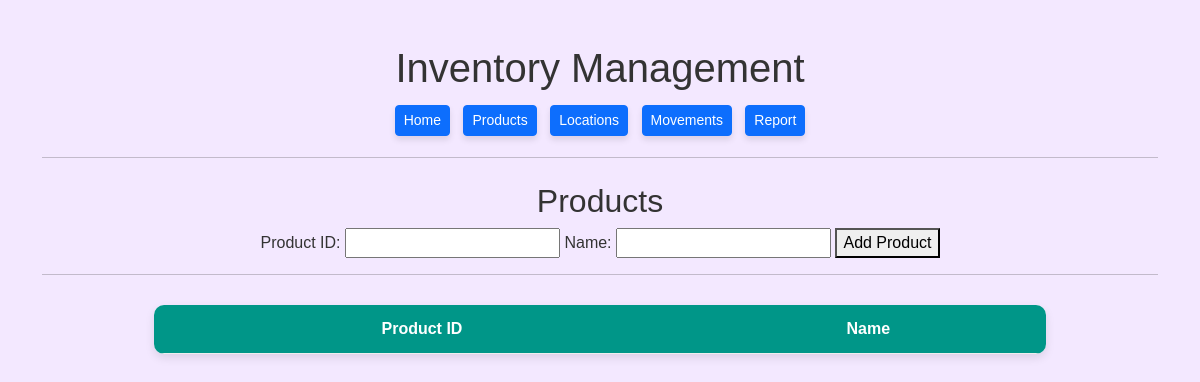
/products, run on an earlier commit of the app's database.
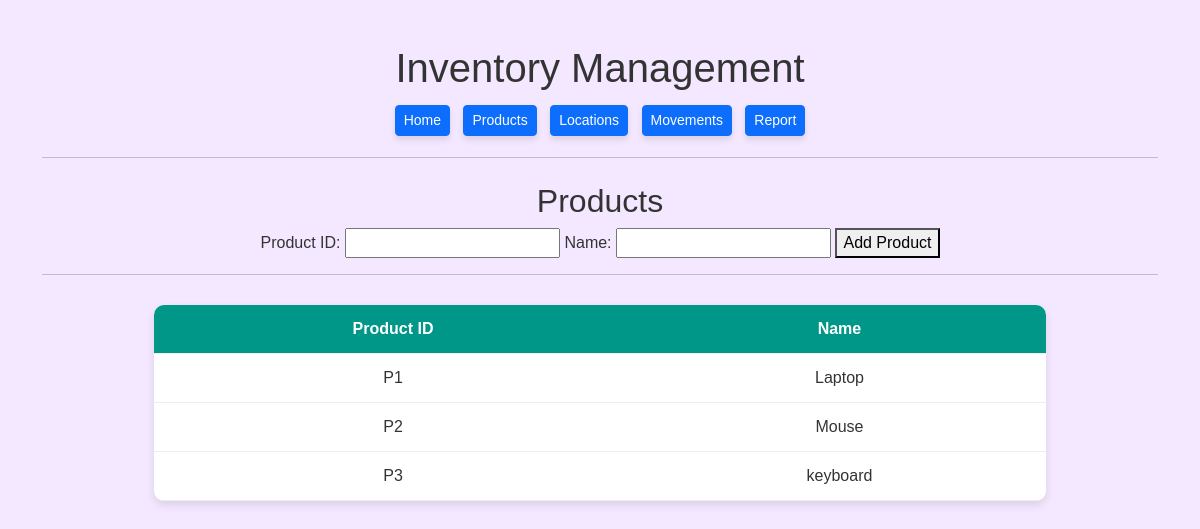
And on a later commit of the database.
### models.py (models this page shows)
class Product(db.Model):
    __tablename__ = "product"
    product_id = db.Column(db.String(50), primary_key=True)
    name = db.Column(db.String(100), nullable=False)

### routes.py (the view)
    @app.route("/products")
    def view_products():
        products = Product.query.all()
        return render_template("product.html", products=products)

### templates/product.html
{% extends "base.html" %}
{% block content %}
<h2>Products</h2>
<form method="POST" action="/add_product">
    <label>Product ID:</label>
    <input type="text" name="product_id" required>
    <label>Name:</label>
    <input type="text" name="name" required>
    <button type="submit">Add Product</button>
</form>
<hr>
<table>
    <tr>
        <th>Product ID</th>
        <th>Name</th>
    </tr>
    {% for product in products %}
    <tr>
        <td>{{ product.product_id }}</td>
        <td>{{ product.name }}</td>
    </tr>
    {% endfor %}
</table>
{% endblock %}

What changed in the data, as far as the page shows it:
added Product: product_id "P1", name "Laptop"
added Product: product_id "P2", name "Mouse"
added Product: product_id "P3", name "keyboard"
